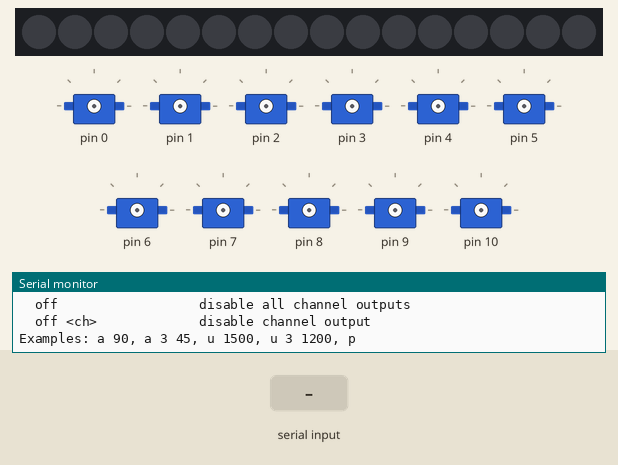
This sketch was run on a simulated Arduino Uno, built with avr-gcc and run on an emulated ATmega328P. Parts: 16 RGB LEDs in strip order, left to right, 11 × servo, the last lines printed to the serial monitor. Wiring (inferred from the names in the program): PCA9685 PWM driver at I2C address 0x40. The test bench sets the inputs (shaded band). Servo pulses on a pin are drawn as a servo (544–2400 µs = 0–180°).

Above: at 1.2 s.
1.3 s: "0\n" received over Serial
2.8 s: "90\n" received over Serial
At 3.5 s:
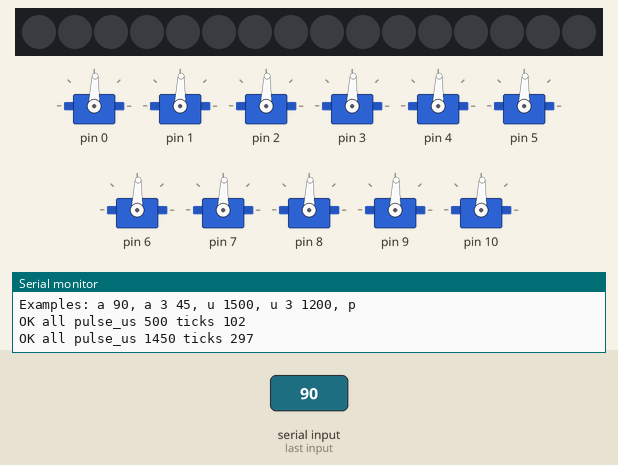
4.3 s: "200\n" received over Serial
At 4.7 s:
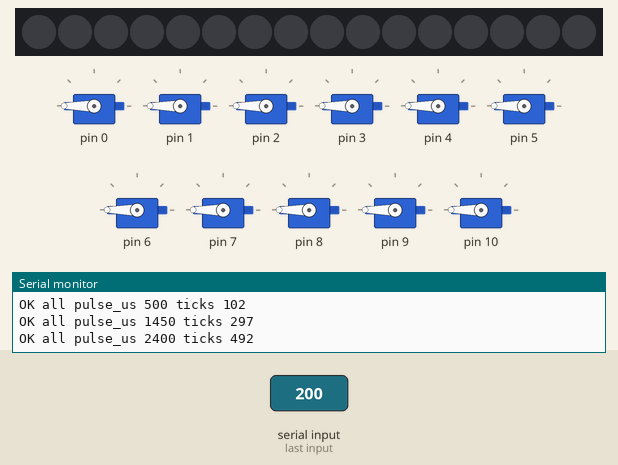
5.8 s: "1\n" received over Serial
At 7.0 s:
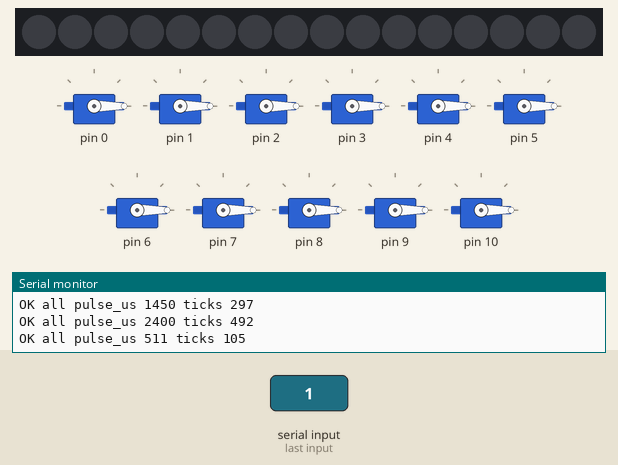
Timing chart, 0 to 8.3 s (numbered marks = the images above; inputs shaded):
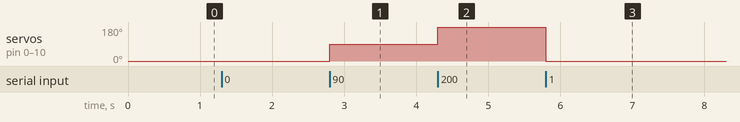

Measured:
- after the input at 2.8 s, servo on pin 0–10: 0° → 88° at once
- after the input at 4.3 s, servo on pin 0–10: 88° → 180° at once
- after the input at 5.8 s, servo on pin 0–10: 180° → 0° at once

The sketch:

pca9685_serial_servo.ino
```cpp
#include <Wire.h>
#include <ctype.h>
#include <stdlib.h>

// PCA9685 servo controller at the common default I2C address.
// Change this if you have adjusted the PCA9685 address solder jumpers.
const uint8_t PCA9685_ADDR = 0x40;

// SG90 180-degree servo defaults. If your horn buzzes or binds at the ends,
// trim these inward with the serial "min" and "max" commands.
const float DEFAULT_FREQ_HZ = 50.0;
const uint16_t DEFAULT_MIN_US = 500;
const uint16_t DEFAULT_MAX_US = 2400;
const uint8_t SERVO_CHANNELS = 16;

const uint8_t MODE1 = 0x00;
const uint8_t PRESCALE = 0xFE;
const uint8_t LED0_ON_L = 0x06;

float pwmFreqHz = DEFAULT_FREQ_HZ;
uint16_t minPulseUs = DEFAULT_MIN_US;
uint16_t maxPulseUs = DEFAULT_MAX_US;

String line;

void write8(uint8_t reg, uint8_t value) {
  Wire.beginTransmission(PCA9685_ADDR);
  Wire.write(reg);
  Wire.write(value);
  Wire.endTransmission();
}

uint8_t read8(uint8_t reg) {
  Wire.beginTransmission(PCA9685_ADDR);
  Wire.write(reg);
  Wire.endTransmission();
  Wire.requestFrom(PCA9685_ADDR, (uint8_t)1);
  return Wire.available() ? Wire.read() : 0;
}

bool validChannel(int channel) {
  if (channel < 0 || channel > 15) {
    Serial.println(F("ERR channel must be 0-15"));
    return false;
  }
  return true;
}

bool setPWMFreq(float freqHz) {
  if (freqHz < 24.0 || freqHz > 1526.0) {
    Serial.println(F("ERR freq must be 24-1526 Hz"));
    return false;
  }

  pwmFreqHz = freqHz;

  // PCA9685 datasheet formula using the nominal 25 MHz oscillator.
  float prescaleValue = 25000000.0;
  prescaleValue /= 4096.0;
  prescaleValue /= freqHz;
  prescaleValue -= 1.0;
  uint8_t prescale = (uint8_t)(prescaleValue + 0.5);

  uint8_t oldMode = read8(MODE1);
  uint8_t sleepMode = (oldMode & 0x7F) | 0x10;
  write8(MODE1, sleepMode);
  write8(PRESCALE, prescale);
  write8(MODE1, oldMode);
  delay(5);
  write8(MODE1, oldMode | 0xA1);  // auto-increment + restart
  return true;
}

bool setPWM(int channel, uint16_t onTick, uint16_t offTick) {
  if (!validChannel(channel)) {
    return false;
  }

  uint8_t reg = LED0_ON_L + 4 * channel;
  Wire.beginTransmission(PCA9685_ADDR);
  Wire.write(reg);
  Wire.write(onTick & 0xFF);
  Wire.write(onTick >> 8);
  Wire.write(offTick & 0xFF);
  Wire.write(offTick >> 8);
  Wire.endTransmission();
  return true;
}

bool setPWMFullOff(int channel) {
  if (!validChannel(channel)) {
    return false;
  }

  uint8_t reg = LED0_ON_L + 4 * channel;
  Wire.beginTransmission(PCA9685_ADDR);
  Wire.write(reg);
  Wire.write((uint8_t)0);
  Wire.write((uint8_t)0);
  Wire.write((uint8_t)0);
  Wire.write((uint8_t)0x10);  // LEDn_OFF_H full-off bit.
  Wire.endTransmission();
  return true;
}

uint16_t microsecondsToTicks(uint16_t pulseUs) {
  float periodUs = 1000000.0 / pwmFreqHz;
  float ticks = pulseUs * 4096.0 / periodUs;
  if (ticks < 0) {
    return 0;
  }
  if (ticks > 4095) {
    return 4095;
  }
  return (uint16_t)(ticks + 0.5);
}

void writePulse(int channel, uint16_t pulseUs) {
  uint16_t ticks = microsecondsToTicks(pulseUs);
  if (!setPWM(channel, 0, ticks)) {
    return;
  }

  Serial.print(F("OK channel "));
  Serial.print(channel);
  Serial.print(F(" pulse_us "));
  Serial.print(pulseUs);
  Serial.print(F(" ticks "));
  Serial.println(ticks);
}

void writeAllPulses(uint16_t pulseUs) {
  uint16_t ticks = microsecondsToTicks(pulseUs);

  for (uint8_t channel = 0; channel < SERVO_CHANNELS; channel++) {
    if (!setPWM(channel, 0, ticks)) {
      return;
    }
  }

  Serial.print(F("OK all pulse_us "));
  Serial.print(pulseUs);
  Serial.print(F(" ticks "));
  Serial.println(ticks);
}

void writeAngle(int channel, float degrees) {
  if (degrees < 0.0) {
    degrees = 0.0;
  }
  if (degrees > 180.0) {
    degrees = 180.0;
  }

  uint16_t pulseUs = (uint16_t)(minPulseUs + (maxPulseUs - minPulseUs) * (degrees / 180.0) + 0.5);
  writePulse(channel, pulseUs);
}

void writeAllAngles(float degrees) {
  if (degrees < 0.0) {
    degrees = 0.0;
  }
  if (degrees > 180.0) {
    degrees = 180.0;
  }

  uint16_t pulseUs = (uint16_t)(minPulseUs + (maxPulseUs - minPulseUs) * (degrees / 180.0) + 0.5);
  writeAllPulses(pulseUs);
}

void turnOff(int channel) {
  if (!setPWMFullOff(channel)) {
    return;
  }
  Serial.print(F("OK channel "));
  Serial.print(channel);
  Serial.println(F(" off"));
}

void turnAllOff() {
  for (uint8_t channel = 0; channel < SERVO_CHANNELS; channel++) {
    if (!setPWMFullOff(channel)) {
      return;
    }
  }

  Serial.println(F("OK all off"));
}

void turnAllOffQuietly() {
  for (uint8_t channel = 0; channel < SERVO_CHANNELS; channel++) {
    setPWMFullOff(channel);
  }
}

void printHelp() {
  Serial.println(F("PCA9685 serial servo controller"));
  Serial.println(F("Commands:"));
  Serial.println(F("  <deg>                set all channels angle, 0-180"));
  Serial.println(F("  a <deg>              set all channels angle, 0-180"));
  Serial.println(F("  a <ch> <deg>         set channel angle, 0-180"));
  Serial.println(F("  u <us>               set all channels pulse width"));
  Serial.println(F("  u <ch> <us>          set channel pulse width"));
  Serial.println(F("  min <us>             set angle 0 pulse width"));
  Serial.println(F("  max <us>             set angle 180 pulse width"));
  Serial.println(F("  freq <hz>            set PCA9685 PWM frequency"));
  Serial.println(F("  p                    disable all channel outputs"));
  Serial.println(F("  off                  disable all channel outputs"));
  Serial.println(F("  off <ch>             disable channel output"));
  Serial.println(F("Examples: a 90, a 3 45, u 1500, u 3 1200, p"));
}

int splitTokens(char *input, char *tokens[], int maxTokens) {
  int count = 0;
  char *token = strtok(input, " \t\r\n");

  while (token != NULL && count < maxTokens) {
    tokens[count++] = token;
    token = strtok(NULL, " \t\r\n");
  }

  return count;
}

bool isNumberToken(const char *token) {
  bool sawDigit = false;

  if (*token == '-' || *token == '+') {
    token++;
  }

  while (*token != '\0') {
    if (isdigit(*token)) {
      sawDigit = true;
    } else if (*token != '.') {
      return false;
    }
    token++;
  }

  return sawDigit;
}

void handleCommand(String command) {
  command.trim();
  if (command.length() == 0) {
    return;
  }

  char buffer[64];
  command.toCharArray(buffer, sizeof(buffer));

  char *tokens[3];
  int count = splitTokens(buffer, tokens, 3);
  if (count == 0) {
    return;
  }

  String cmd = tokens[0];
  cmd.toLowerCase();

  if (count == 1 && isNumberToken(tokens[0])) {
    writeAllAngles(atof(tokens[0]));
    return;
  }

  if (cmd == "help" || cmd == "?") {
    printHelp();
    return;
  }

  if (cmd == "a" || cmd == "angle") {
    if (count == 2) {
      writeAllAngles(atof(tokens[1]));
      return;
    }
    if (count == 3) {
      writeAngle(atoi(tokens[1]), atof(tokens[2]));
      return;
    }
    Serial.println(F("ERR usage: a <deg> or a <ch> <deg>"));
    return;
  }

  if (cmd == "u" || cmd == "us" || cmd == "pulse") {
    if (count == 2) {
      writeAllPulses((uint16_t)atoi(tokens[1]));
      return;
    }
    if (count == 3) {
      writePulse(atoi(tokens[1]), (uint16_t)atoi(tokens[2]));
      return;
    }
    Serial.println(F("ERR usage: u <us> or u <ch> <us>"));
    return;
  }

  if (cmd == "min") {
    if (count != 2) {
      Serial.println(F("ERR usage: min <us>"));
      return;
    }
    uint16_t value = (uint16_t)atoi(tokens[1]);
    if (value >= maxPulseUs) {
      Serial.println(F("ERR min must be less than max"));
      return;
    }
    minPulseUs = value;
    Serial.print(F("OK min_us "));
    Serial.println(minPulseUs);
    return;
  }

  if (cmd == "max") {
    if (count != 2) {
      Serial.println(F("ERR usage: max <us>"));
      return;
    }
    uint16_t value = (uint16_t)atoi(tokens[1]);
    if (value <= minPulseUs) {
      Serial.println(F("ERR max must be greater than min"));
      return;
    }
    maxPulseUs = value;
    Serial.print(F("OK max_us "));
    Serial.println(maxPulseUs);
    return;
  }

  if (cmd == "freq") {
    if (count != 2) {
      Serial.println(F("ERR usage: freq <hz>"));
      return;
    }
    if (!setPWMFreq(atof(tokens[1]))) {
      return;
    }
    Serial.print(F("OK freq_hz "));
    Serial.println(pwmFreqHz);
    return;
  }

  if (cmd == "p" || cmd == "pause" || cmd == "off") {
    if (count == 1) {
      turnAllOff();
      return;
    }
    if (cmd == "p" || cmd == "pause") {
      Serial.println(F("ERR usage: p"));
      return;
    }
    if (count == 2) {
      turnOff(atoi(tokens[1]));
      return;
    }
    Serial.println(F("ERR usage: off or off <ch>"));
    return;
  }

  Serial.println(F("ERR unknown command; type help"));
}

void setup() {
  Serial.begin(115200);
  unsigned long serialStartMs = millis();
  while (!Serial && millis() - serialStartMs < 2000) {
    delay(10);
  }

  Wire.begin();

  write8(MODE1, 0x00);
  delay(10);
  setPWMFreq(DEFAULT_FREQ_HZ);
  turnAllOffQuietly();

  Serial.println(F("READY"));
  printHelp();
}

void loop() {
  while (Serial.available()) {
    char c = (char)Serial.read();

    if (c == '\n' || c == '\r') {
      handleCommand(line);
      line = "";
    } else if (line.length() < 63) {
      line += c;
    }
  }
}
```
